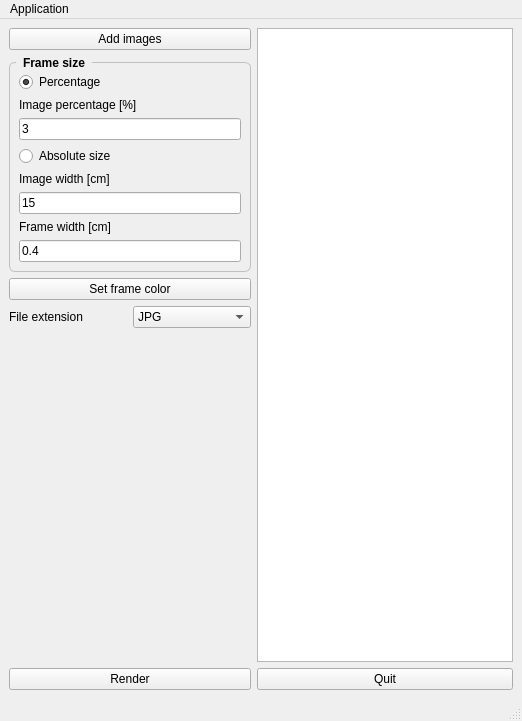
<?xml version="1.0" encoding="UTF-8"?>
<ui version="4.0">
 <class>MainWindow</class>
 <widget class="QMainWindow" name="MainWindow">
  <property name="geometry">
   <rect>
    <x>0</x>
    <y>0</y>
    <width>522</width>
    <height>721</height>
   </rect>
  </property>
  <property name="windowTitle">
   <string>MainWindow</string>
  </property>
  <widget class="QWidget" name="centralwidget">
   <layout class="QHBoxLayout" name="horizontalLayout">
    <item>
     <layout class="QGridLayout" name="gridLayout">
      <item row="0" column="0">
       <widget class="QPushButton" name="browse_btn">
        <property name="sizePolicy">
         <sizepolicy hsizetype="Expanding" vsizetype="Fixed">
          <horstretch>0</horstretch>
          <verstretch>0</verstretch>
         </sizepolicy>
        </property>
        <property name="text">
         <string>Add images</string>
        </property>
       </widget>
      </item>
      <item row="9" column="0">
       <widget class="QPushButton" name="render_btn">
        <property name="sizePolicy">
         <sizepolicy hsizetype="Expanding" vsizetype="Fixed">
          <horstretch>0</horstretch>
          <verstretch>0</verstretch>
         </sizepolicy>
        </property>
        <property name="text">
         <string>Render</string>
        </property>
       </widget>
      </item>
      <item row="3" column="0">
       <widget class="QPushButton" name="color_btn">
        <property name="sizePolicy">
         <sizepolicy hsizetype="Expanding" vsizetype="Fixed">
          <horstretch>0</horstretch>
          <verstretch>0</verstretch>
         </sizepolicy>
        </property>
        <property name="text">
         <string>Set frame color</string>
        </property>
       </widget>
      </item>
      <item row="4" column="0">
       <layout class="QHBoxLayout" name="horizontalLayout_2">
        <item>
         <widget class="QLabel" name="label_5">
          <property name="text">
           <string>File extension</string>
          </property>
         </widget>
        </item>
        <item>
         <widget class="QComboBox" name="fileExtension">
          <item>
           <property name="text">
            <string>JPG</string>
           </property>
          </item>
          <item>
           <property name="text">
            <string>PNG</string>
           </property>
          </item>
         </widget>
        </item>
       </layout>
      </item>
      <item row="2" column="0">
       <widget class="QGroupBox" name="groupBox">
        <property name="styleSheet">
         <string notr="true">QGroupBox {
    font: bold;
    border: 1px solid silver;
    border-radius: 6px;
    margin-top: 6px;
}

QGroupBox::title {
    subcontrol-origin: margin;
    left: 7px;
    padding: 0px 5px 0px 5px;
}</string>
        </property>
        <property name="title">
         <string>Frame size</string>
        </property>
        <layout class="QVBoxLayout" name="verticalLayout">
         <item>
          <widget class="QRadioButton" name="percentage_rbtn">
           <property name="text">
            <string>Percentage</string>
           </property>
           <property name="checked">
            <bool>true</bool>
           </property>
          </widget>
         </item>
         <item>
          <widget class="QLabel" name="label">
           <property name="text">
            <string>Image percentage [%]</string>
           </property>
          </widget>
         </item>
         <item>
          <widget class="QLineEdit" name="percentageInput">
           <property name="text">
            <string>3</string>
           </property>
          </widget>
         </item>
         <item>
          <widget class="QRadioButton" name="absolute_rbtn">
           <property name="text">
            <string>Absolute size</string>
           </property>
          </widget>
         </item>
         <item>
          <widget class="QLabel" name="label_2">
           <property name="text">
            <string>Image width [cm]</string>
           </property>
          </widget>
         </item>
         <item>
          <widget class="QLineEdit" name="imageWidth">
           <property name="text">
            <string>15</string>
           </property>
          </widget>
         </item>
         <item>
          <widget class="QLabel" name="label_4">
           <property name="text">
            <string>Frame width [cm]</string>
           </property>
          </widget>
         </item>
         <item>
          <widget class="QLineEdit" name="frameWidth">
           <property name="text">
            <string>0.4</string>
           </property>
          </widget>
         </item>
        </layout>
       </widget>
      </item>
      <item row="8" column="0">
       <spacer name="verticalSpacer">
        <property name="orientation">
         <enum>Qt::Vertical</enum>
        </property>
        <property name="sizeHint" stdset="0">
         <size>
          <width>20</width>
          <height>40</height>
         </size>
        </property>
       </spacer>
      </item>
     </layout>
    </item>
    <item>
     <layout class="QVBoxLayout" name="verticalLayout_2">
      <item>
       <widget class="QTextEdit" name="textOutput"/>
      </item>
      <item>
       <widget class="QPushButton" name="quit_btn">
        <property name="text">
         <string>Quit</string>
        </property>
       </widget>
      </item>
     </layout>
    </item>
   </layout>
  </widget>
  <widget class="QMenuBar" name="menubar">
   <property name="geometry">
    <rect>
     <x>0</x>
     <y>0</y>
     <width>522</width>
     <height>22</height>
    </rect>
   </property>
   <widget class="QMenu" name="menuAbout">
    <property name="title">
     <string>Application</string>
    </property>
    <addaction name="actionAbout"/>
   </widget>
   <addaction name="menuAbout"/>
  </widget>
  <widget class="QStatusBar" name="statusBar"/>
  <action name="actionAbout">
   <property name="text">
    <string>About</string>
   </property>
  </action>
 </widget>
 <resources/>
 <connections/>
</ui>
